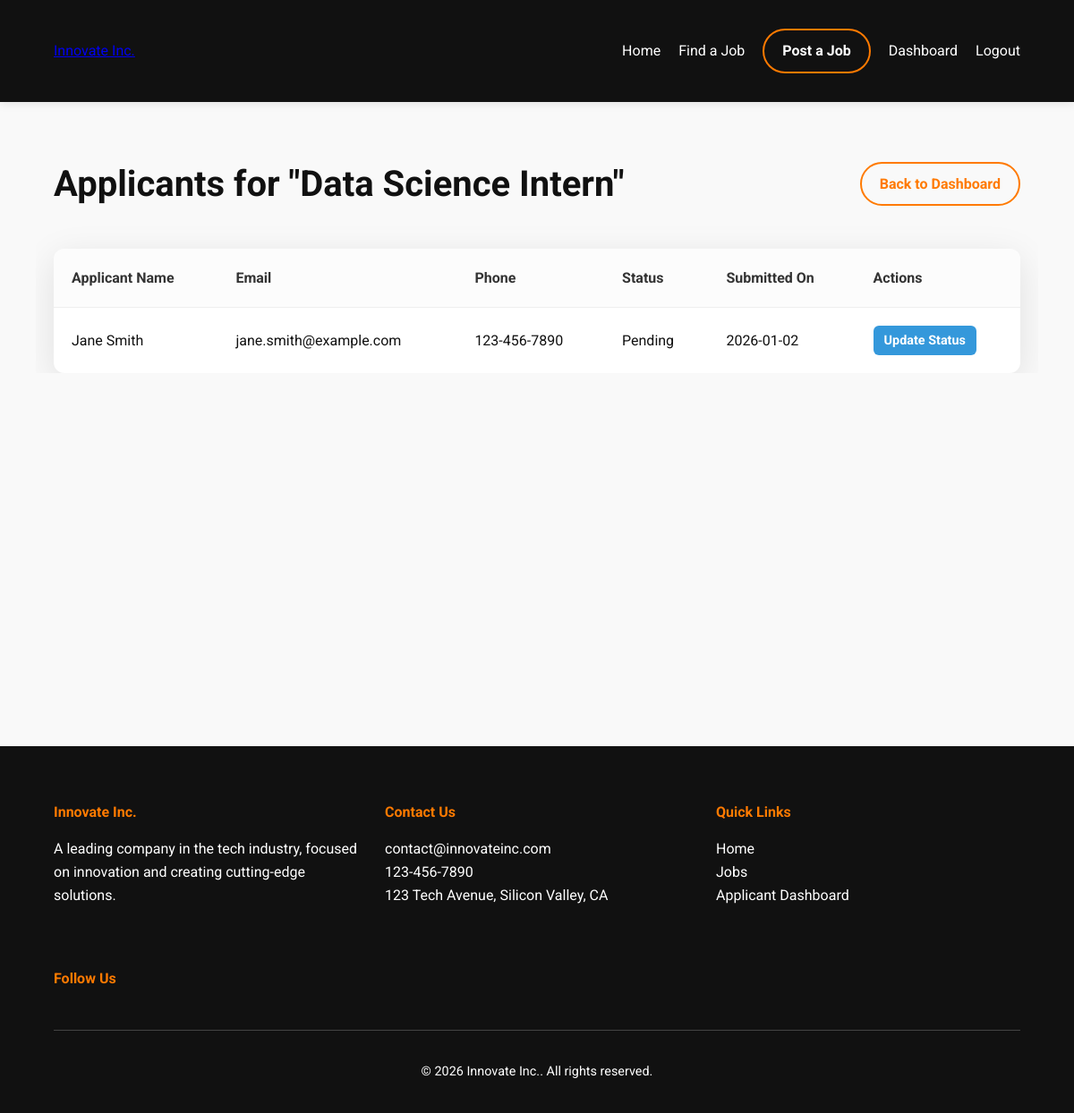
The page /dashboard/employer/job/3/applicants/ (signed in) on the database its author committed.
### jobs/models.py (models this page shows, shortened)
class JobPosition(models.Model):
    JOB_TYPE_CHOICES = (
        ("Full-time", "Full-time"),
        ("Part-time", "Part-time"),
        ("Internship", "Internship"),
    )
    title = models.CharField(max_length=200)
    description = models.TextField()
    required_skills = models.TextField()
    location = models.CharField(max_length=100)
    job_type = models.CharField(max_length=20, choices=JOB_TYPE_CHOICES)
    application_deadline = models.DateField()
    posted_by = models.ForeignKey(User, on_delete=models.CASCADE)
    created_at = models.DateTimeField(auto_now_add=True)

class JobApplication(models.Model):
    STATUS_CHOICES = (
        ("Pending", "Pending"),
        ("Interview", "Interview"),
        ("Rejected", "Rejected"),
    )
    job = models.ForeignKey(JobPosition, on_delete=models.CASCADE)
    applicant = models.ForeignKey(User, on_delete=models.CASCADE)
    full_name = models.CharField(max_length=200)
    email = models.EmailField()
    phone_number = models.CharField(max_length=20)
    skills = models.TextField()
    work_experience = models.TextField()
    education = models.TextField()
    cv_file = models.FileField(upload_to="cvs/")
    additional_documents = models.FileField(
        upload_to="documents/", null=True, blank=True
    )
    profile_picture = models.ImageField(upload_to="profiles/", null=True, blank=True)
    status = models.CharField(max_length=20, choices=STATUS_CHOICES, default="Pending")
    submitted_at = models.DateTimeField(auto_now_add=True)

class CompanyInfo(models.Model):
    name = models.CharField(max_length=200)
    description = models.TextField()
    email = models.EmailField()
    phone = models.CharField(max_length=20)
    address = models.CharField(max_length=255)
    logo = models.ImageField(upload_to="company/")
    banner_image = models.ImageField(upload_to="company/", null=True, blank=True)
    facebook_url = models.URLField(blank=True)
    linkedin_url = models.URLField(blank=True)
    twitter_url = models.URLField(blank=True)
    instagram_url = models.URLField(blank=True)
    updated_at = models.DateTimeField(auto_now=True)

### jobs/views.py (the view)
# urls.py: path('dashboard/employer/job/<int:job_id>/applicants/', views.view_applicants_view, name='view_applicants'),
@user_passes_test(is_poster)
def view_applicants_view(request, job_id):
    job = get_object_or_404(JobPosition, id=job_id, posted_by=request.user)
    applications = JobApplication.objects.filter(job=job).order_by("-submitted_at")
    return render(
        request,
        "jobs/view_applicants.html",
        {"job": job, "applications": applications},
    )

### jobs/context_processors.py (called while the page is built)
def company_info_processor(request):
    company_info = CompanyInfo.objects.first()
    return {'company_info': company_info}

### jobs/views.py (called while the page is built)
def is_poster(user):
    return user.is_authenticated and hasattr(user, "profile") and user.profile.role == "POSTER"

### jobs/templates/jobs/view_applicants.html (shortened to what this page needs)
{% extends 'jobs/base.html' %}
{% block content %}
<div class="dashboard-container">
  <div class="container">
    <div class="dashboard-header">
      <h2>Applicants for "{{ job.title }}"</h2>
      <a href="{% url 'employer_dashboard' %}" class="btn btn-secondary">Back to Dashboard</a>
    </div>
    {% if applications %}
    <div class="job-list-table">
      <table>
        <thead>
          <tr>
            <th>Applicant Name</th>
            <th>Email</th>
            <th>Phone</th>
            <th>Status</th>
            <th>Submitted On</th>
            <th>Actions</th>
          </tr>
        </thead>
        <tbody>
          {% for app in applications %}
          <tr>
            <td>{{ app.full_name }}</td>
            <td>{{ app.email }}</td>
            <td>{{ app.phone_number }}</td>
            <td>{{ app.get_status_display }}</td>
            <td>{{ app.submitted_at|date:"Y-m-d" }}</td>
            <td class="job-actions">
              <a href="{% url 'update_application_status' app.id %}" class="btn-action edit">Update Status</a>
            </td>
          </tr>
          {% endfor %}
        </tbody>
      </table>
    </div>
    {% else %}
    <div class="no-jobs-message">
      <p>There are no applicants for this position yet.</p>
    </div>
    {% endif %}
  </div>
</div>
{% endblock %}

### jobs/templates/jobs/base.html (shortened to what this page needs)
{% load static %}
<!DOCTYPE html>
<html lang="en">
<head>
    <link rel="stylesheet" href="{% static 'jobs/css/styles.css' %}">
</head>
<body>
    <header class="main-header">
        <nav class="container">
            <a href="{% url 'home' %}" class="logo">
                {% if company_info.logo %}
                    <img src="{{ company_info.logo.url }}" alt="{{ company_info.name }} Logo">
                {% else %}
                    <span>{{ company_info.name }}</span>
                {% endif %}
            </a>
            <ul class="nav-links">
                <li><a href="{% url 'home' %}">Home</a></li>
                <li><a href="{% url 'job_list' %}">Find a Job</a></li>
                <li><a href="{% url 'employer_dashboard' %}" class="btn btn-secondary">Post a Job</a></li>
                {% if user.is_authenticated %}
                    {% if user.profile.role == 'APPLICANT' %}
                        <li><a href="{% url 'applicant_dashboard' %}">Dashboard</a></li>
                    {% elif user.profile.role == 'POSTER' %}
                        <li><a href="{% url 'employer_dashboard' %}">Dashboard</a></li>
                    {% endif %}
                    <li><a href="{% url 'logout' %}">Logout</a></li>
                {% else %}
                    <li><a href="{% url 'login' %}">Login</a></li>
                    <li><a href="{% url 'register' %}" class="btn btn-primary">Register</a></li>
                {% endif %}
            </ul>
        </nav>
    </header>
    <main>
        {% block content %}{% endblock %}
    </main>
    <footer class="main-footer">
        <div class="container">
            <div class="footer-grid">
                <div class="footer-section">
                    <h4>{{ company_info.name }}</h4>
                    <p>{{ company_info.description|truncatewords:30 }}</p>
                </div>
                <div class="footer-section">
                    <h4>Contact Us</h4>
                    <ul>
                        <li><a href="mailto:{{ company_info.email }}">{{ company_info.email }}</a></li>
                        <li><a href="tel:{{ company_info.phone }}">{{ company_info.phone }}</a></li>
                        <li><span>{{ company_info.address }}</span></li>
                    </ul>
                </div>
                <div class="footer-section">
                    <h4>Quick Links</h4>
                    <ul>
                        <li><a href="{% url 'home' %}">Home</a></li>
                        <li><a href="{% url 'job_list' %}">Jobs</a></li>
                        <li><a href="{% url 'applicant_dashboard' %}">Applicant Dashboard</a></li>
                    </ul>
                </div>
                <div class="footer-section">
                    <h4>Follow Us</h4>
                </div>
            </div>
            <div class="footer-bottom">
                <p>&copy; {% now "Y" %} {{ company_info.name }}. All rights reserved.</p>
            </div>
        </div>
    </footer>
</body>
</html>

### jobs/static/jobs/css/styles.css (style rules this page uses)
:root { --primary-color: #FF7A00; --secondary-color: #111111; --accent-color: #FFFFFF; --font-family: 'Roboto', sans-serif; }
body { font-family: var(--font-family); line-height: 1.6; margin: 0; padding: 0; background: var(--accent-color); color: var(--secondary-color); }
.container { width: 90%; max-width: 1200px; margin: auto; overflow: hidden; padding: 0 20px; }
.main-header { background: var(--secondary-color); color: var(--accent-color); padding: 1rem 0; position: sticky; top: 0; z-index: 1000; box-shadow: 0 2px 10px rgba(0,0,0,0.1); }
.main-header nav { display: flex; justify-content: space-between; align-items: center; }
.main-header .nav-links { list-style: none; display: flex; gap: 20px; align-items: center; }
.main-header .nav-links a { color: var(--accent-color); text-decoration: none; transition: color 0.3s ease; }
.btn { padding: 10px 20px; border-radius: 25px; text-decoration: none; font-weight: bold; transition: all 0.3s ease; display: inline-block; border: 2px solid transparent; }
.btn-secondary { background: transparent; border: 2px solid var(--primary-color); color: var(--primary-color); }
.main-footer { background: var(--secondary-color); color: var(--accent-color); padding: 40px 0 20px; }
.footer-grid { display: grid; grid-template-columns: repeat(auto-fit, minmax(250px, 1fr)); gap: 30px; margin-bottom: 30px; }
.footer-section h4 { color: var(--primary-color); margin-bottom: 15px; }
.footer-section ul { list-style: none; padding: 0; }
.footer-section a { color: var(--accent-color); text-decoration: none; transition: color 0.3s ease; }
.footer-bottom { text-align: center; border-top: 1px solid #444; padding-top: 20px; font-size: 0.9rem; }
.dashboard-container { padding: 60px 0; background-color: #f9f9f9; min-height: calc(100vh - 200px); }
.dashboard-header { display: flex; justify-content: space-between; align-items: center; margin-bottom: 40px; }
.dashboard-header h2 { font-size: 2.5rem; margin: 0; }
.job-list-table { background: var(--accent-color); border-radius: 12px; box-shadow: 0 10px 40px rgba(0, 0, 0, 0.1); overflow: hidden; }
.job-list-table table { width: 100%; border-collapse: collapse; }
.job-list-table th, .job-list-table td { padding: 20px; text-align: left; border-bottom: 1px solid #eee; }
.job-list-table th { background-color: #fcfcfc; font-weight: bold; color: #333; }
.job-list-table tbody tr:last-child td { border-bottom: none; }
.job-actions { display: flex; gap: 10px; }
.btn-action { padding: 5px 12px; border-radius: 6px; text-decoration: none; font-size: 0.9em; font-weight: bold; color: white; transition: opacity 0.3s; }
.btn-action.edit { background-color: #3498db; }

### rows shown on the page
JobPosition: title "Data Science Intern"
JobApplication: full_name "Jane Smith", email "jane.smith@example.com", phone_number "123-456-7890", status "Pending", submitted_at "2026-01-02"
CompanyInfo: name "Innovate Inc.", description "A leading company in the tech industry, focused on innovation and creating cutting-edge solutions.", email "contact@innovateinc.com", phone "123-456-7890", address "123 Tech Avenue, Silicon Valley, CA"
